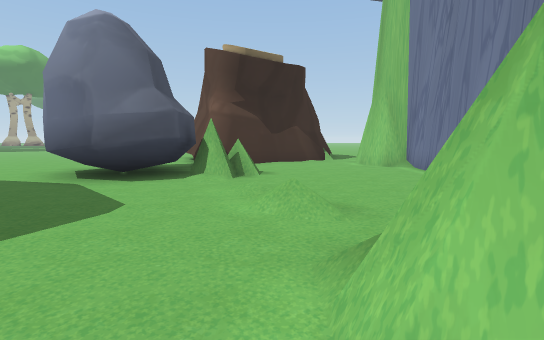
View 1 (above)

19 first-person views from a walk through a scene from a Unity 3-D project. The camera is 1.5 m above the floor, tilts 6° down and sees 85° across. The floor is counted in squares, 2 m on a side. Each view is taken from the middle of a square. On the plan, view 1 faces up. The plan holds only what a view shows up to about 10 squares ahead; the rest is blank. The place goes on beyond the plan. The player character is not drawn.

View 2
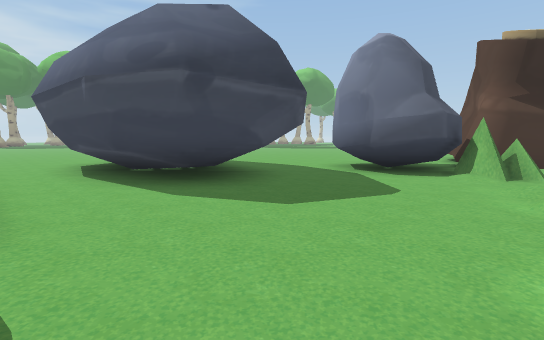

View 3
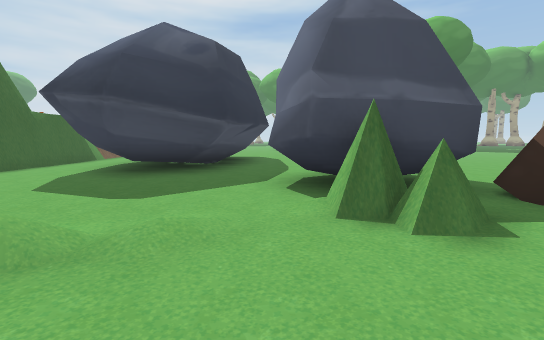

View 4
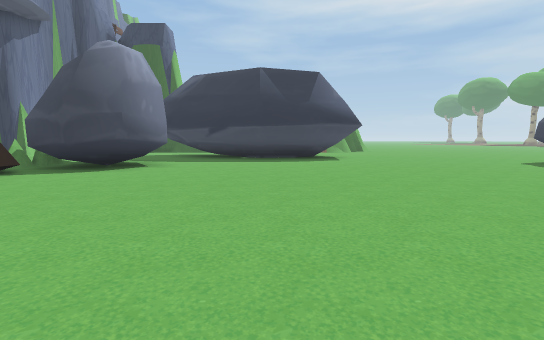

View 5
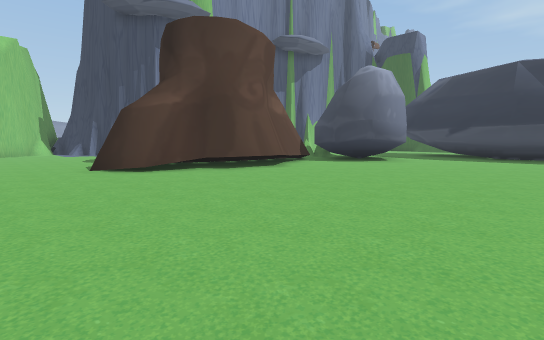

View 6
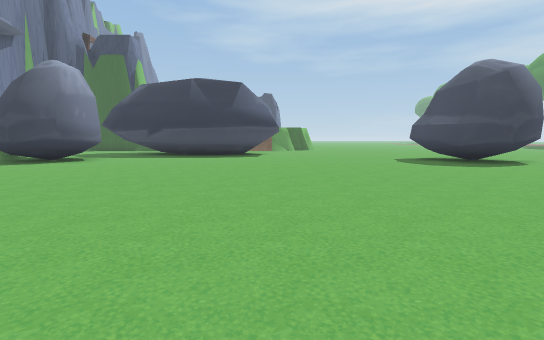

View 7
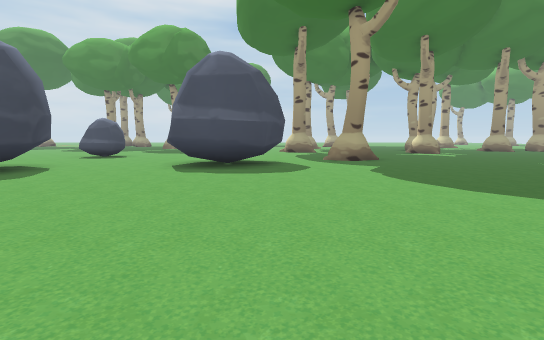

View 8
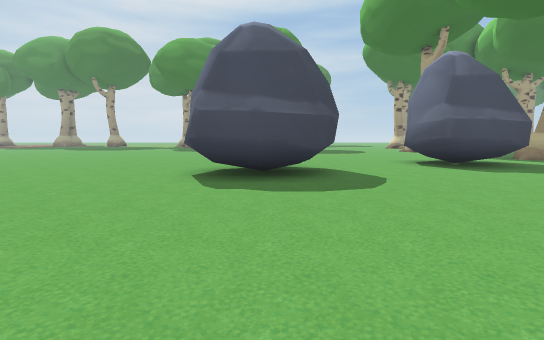

View 9
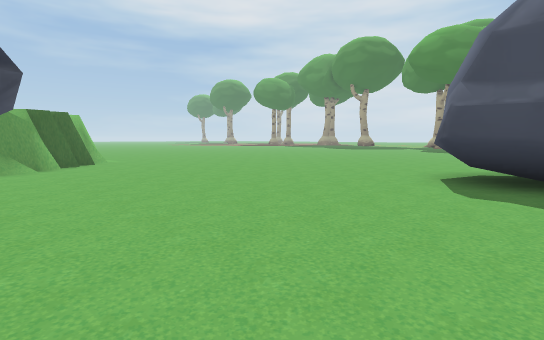

View 10
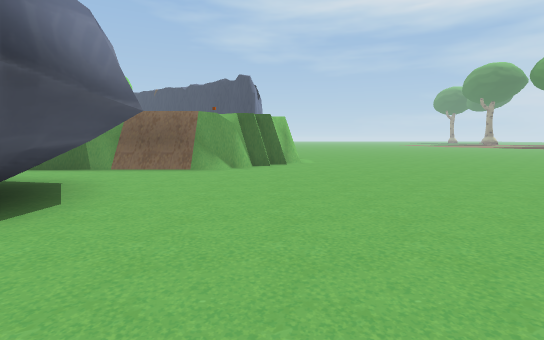

View 11
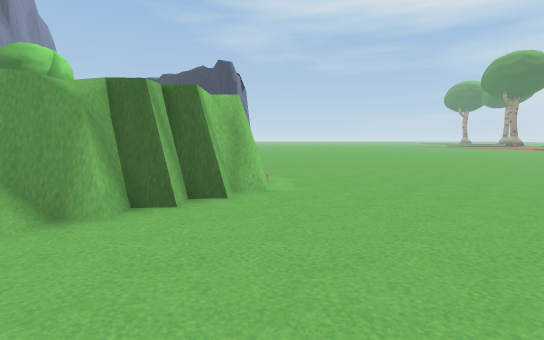

View 12
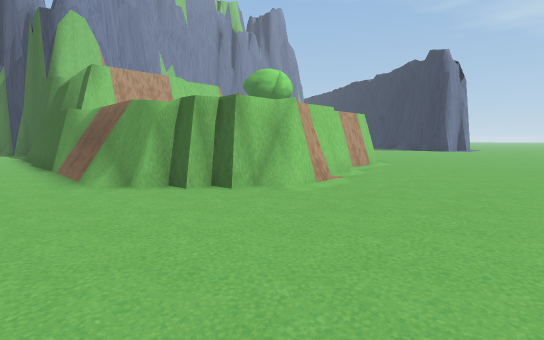

View 13
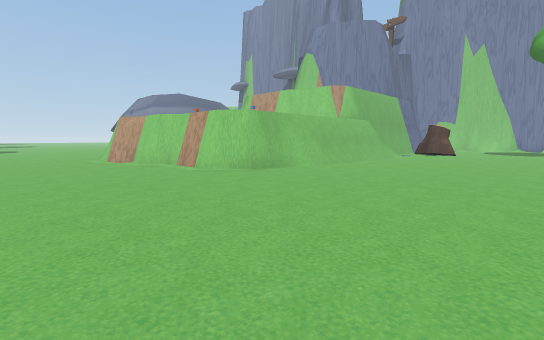

View 14
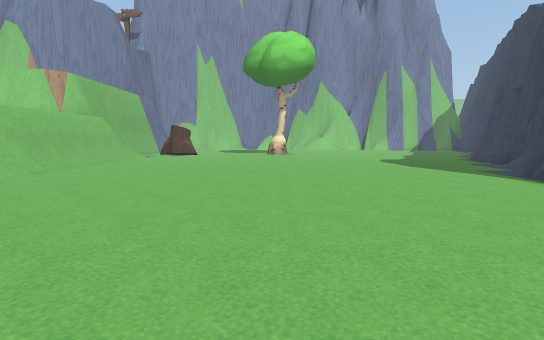

View 15
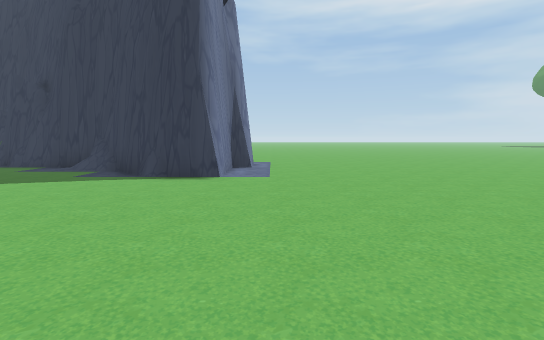

View 16
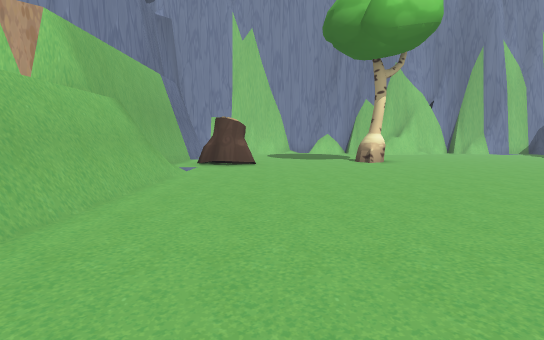

View 17
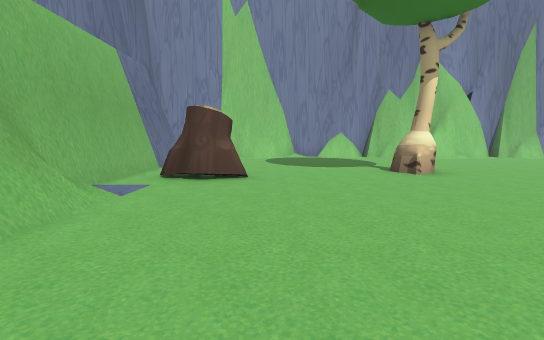

View 18
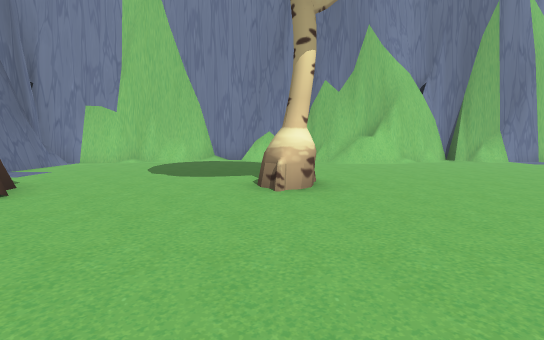

View 19
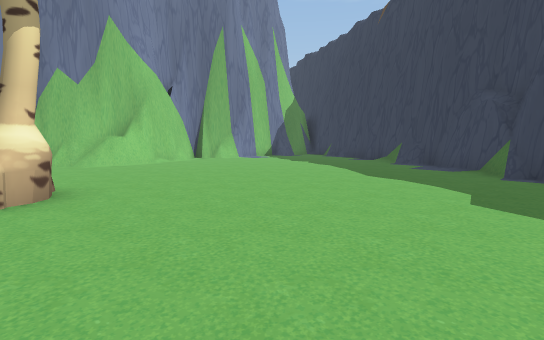

### Floor plan
Key: @ floor where view 1 was taken; # wall or solid block; . floor; / step, stairs or slope; = window, fence, low wall or low ledge; O other object.
Columns run from 21 left of view 1 to 4 right of it. Each row starts with its distance up from view 1.
 18 .......
 17 ........  . ...........
 16 .........................
 15 .........................
 14  OO................##
 13  OO................#
 12 OOO...............##
 11 .OO...............#
 10 ..................#####.
  9 ...................##...#
  8 ..OOO............OO#....##
  7 ..OOO...........OOOO#....#
  6 .. OO............OOO#....#
  5 ...OO.............O......
  4 ...........  ####..../..
  3 ...........#   ###.../.
  2 ...........#   ###.....
  1 ...........  #####....#
  0 .....................@
 -1 ......................
 -2 .........#########
 -3 ........##
 -4 ........#
 -5  .......#
 -6  .......#
 -7 ........#
 -8 ........##
 -9 .........####  ##########
-10     .......######..O....##
-11     ...............O.....#
-12     .....................#
-13     ......................
-14     .....................=
-15     ................#....#
-16       ...................#
-17      ....................#
-18     .....................#
-19    ......................#
-20   .......##..............#
-21   .......####.............
-22  ........#  ####.........#
-23 .........#     ##.....  .#
-24 .........       ##...    #

Positions as (right, up) in squares from view 1, and headings:
1: (0, 0), facing up
2: (0, -1), facing up-left
3: (2, 5), facing left
4: (-8, 15), facing down
5: (-9, 17), facing down-right
6: (-11, 17), facing down
7: (-11, 14), facing left
8: (-11, 7), facing left
9: (-11, 7), facing down-left
10: (-13, 6), facing down
11: (-14, 1), facing down
12: (-17, 0), facing down-right
13: (-17, -15), facing up-right
14: (-16, -15), facing right
15: (-13, -14), facing down
16: (-11, -12), facing right
17: (-8, -12), facing right
18: (-6, -15), facing right
19: (-6, -15), facing down-right
